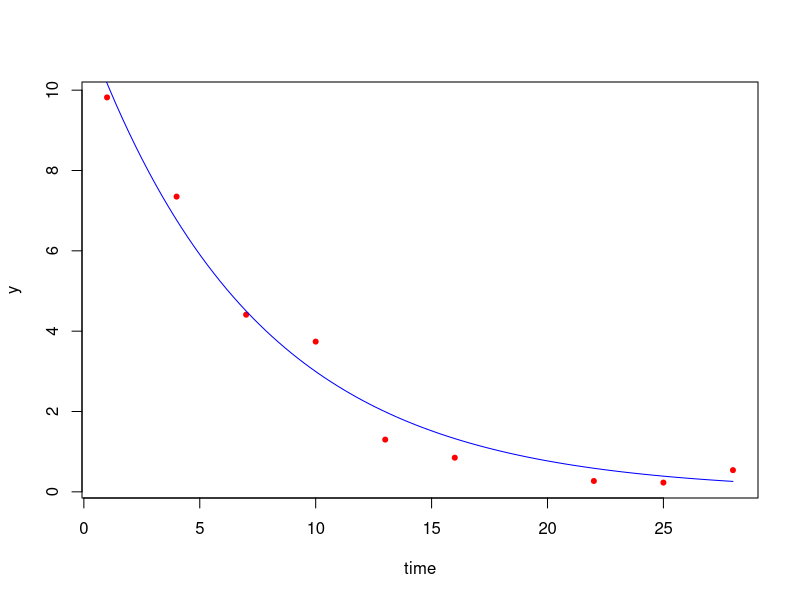
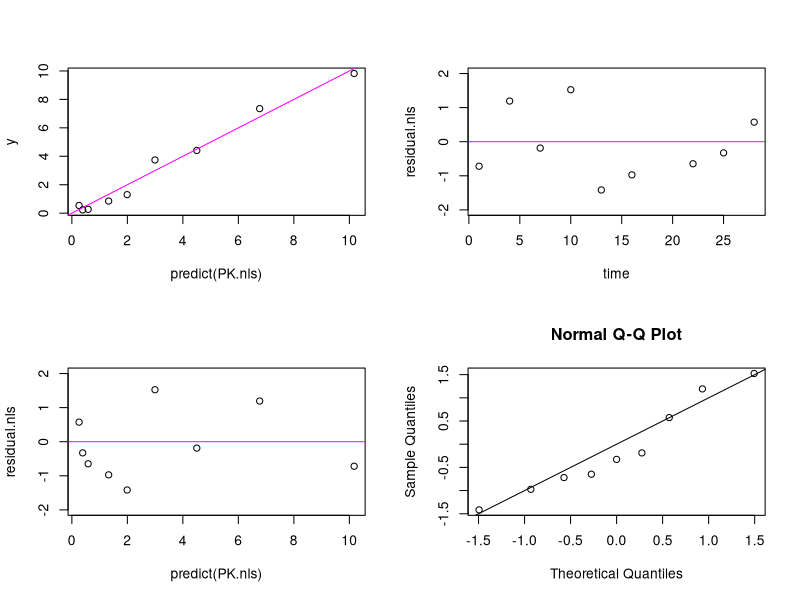

These charts were generated, in order, by the following R code:

# données
y=c(9.82, 7.35, 4.41, 3.74 ,1.30, 0.85, 0.27,   0.23,  0.54)
time=c(1,  4,  7,  10 , 13,  16,  22,  25,  28)
n=length(time)
PK=data.frame(time=time,y=y)
plot(time,y,pch=20,col="red")

# fonction de régression
freg=function(beta,time)
{   
k=beta[1]
V=beta[2]
(100/V)* exp(-k*time)
}

# log-vraisemblance
logvrais=function(beta){sum(log(dnorm(y,freg(beta,time))))}

# ordonnée à l'origine V=10
# pente à l'origine 10*k=.5
nlogvrais=function(beta){-logvrais(beta)}
res=optim(par=c(.5,10),nlogvrais)
res$par
# [1] 0.1358591 8.5819458
res$convergence
# [1] 0

# ajustement
curve(freg(res$par,x),from=0,to=28,add=T,col="blue" )
# ----------------------------------------------------------------------------
# estimation avec nls
# ----------------------------------------------------------------------------
beta0=c(0.5,10)
PK.nls=nls(y~freg(beta,time),data=PK, 
           start=list(beta=beta0),trace=T)

PK.nls$convInfo # pour voir si l'algo à converger (fournis les infos sur la convergence)
PK.nls$control #  renvoie les paramètres de contrôle associés au processus d'optimisation

summary(PK.nls)
# En conclusion, le modèle semble bien ajusté aux données, avec des paramètres significatifs et 
# une convergence rapide de l'algorithme d'estimation des paramètres.
# L'erreur résiduelle semble relativement faible, ce qui suggère que le modèle
# peut expliquer une grande partie de la variation dans les données

coef(PK.nls) # renvoie les paramètres d'espérance du modèle (ici k et v)
# 0.1358583 8.5821859 idem qu'avec optim

fitted(PK.nls)  # renvoie les valeurs ajustées par le modèle
resid(PK.nls)   # renvoie les résidus du modèle

## matrice de variance estimée
Var=vcov(PK.nls) # calcule la matrice de variance-covariance 
sqrt(Var[2,2])   # [1] 0.4631738 on retrouve écart-type de beta2
sqrt(Var[1,1]) # [1] 0.01137273 on retrouve écart-type de beta1


solve(vcov(PK.nls))   # pour calculer l'inverse de la matrice de covariance.
# beta1     beta2
# beta1 15035.2863 257.304168
# beta2   257.3042   9.064683
# info de Fisher observée


# estimation de sigma2
summary(PK.nls)$sigma^2 ## donne la valeur estimée de la variance 
sum((summary(PK.nls)$residuals)^2)/(n-2) # idem
# ---------------------------------------------------------------------------
# prédiction
# ---------------------------------------------------------------------------
predict(PK.nls,newdata=data.frame(time=8))  # avec predict
freg(coef(PK.nls),8) ##via la formule

# graphe des résidus

residual.nls <- resid(PK.nls)/sd(resid(PK.nls))
par(mfrow=c(2,2))
plot(predict(PK.nls), y)
abline(a=0, b=1, lty=1, col="magenta")
plot(time, residual.nls,ylim=c(-2,2))
abline(a=0, b=0, lty=1, col="magenta")
plot(predict(PK.nls), residual.nls,ylim=c(-2,2))
abline(a=0, b=0, lty=1, col="magenta")
qqnorm(residual.nls)
abline(0,1)


## CI
confint(PK.nls)  # attention méthode fondée sur un "profil de vraisemblance"

confint.default(PK.nls) # IC fondés sur l'approx. par la loi asymptotique
#          2.5 %    97.5 %
#   beta1 0.113568 0.1581483
#   beta2 7.674387 9.4899963

# formule du cours, idem ci-dessus
cbind(coef(PK.nls)-qnorm(.975)*sqrt(diag(Var)), coef(PK.nls) + qnorm(.975)*sqrt(diag(Var)))
# [,1]      [,2]
# theta1 0.113568 0.1581483
# theta2 7.674387 9.4899963



